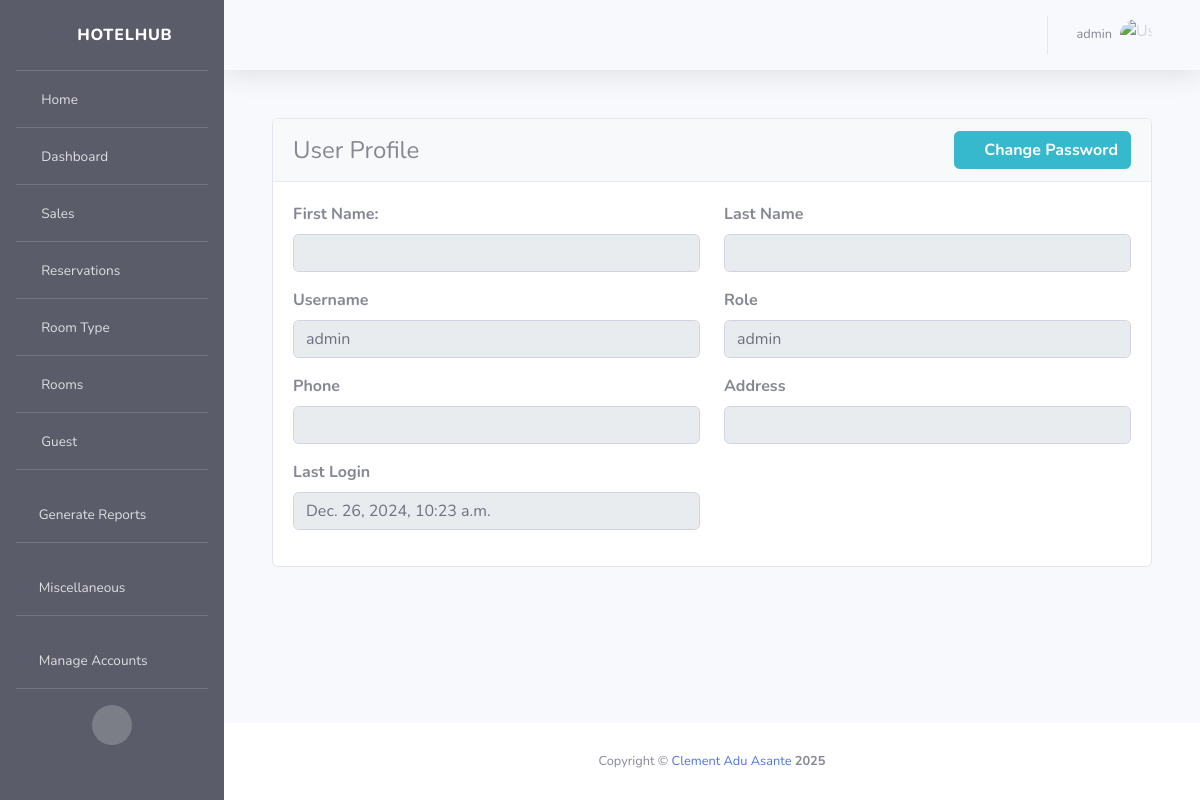
/authentication/user_profile/ (signed in), run on an earlier commit of the app's database.
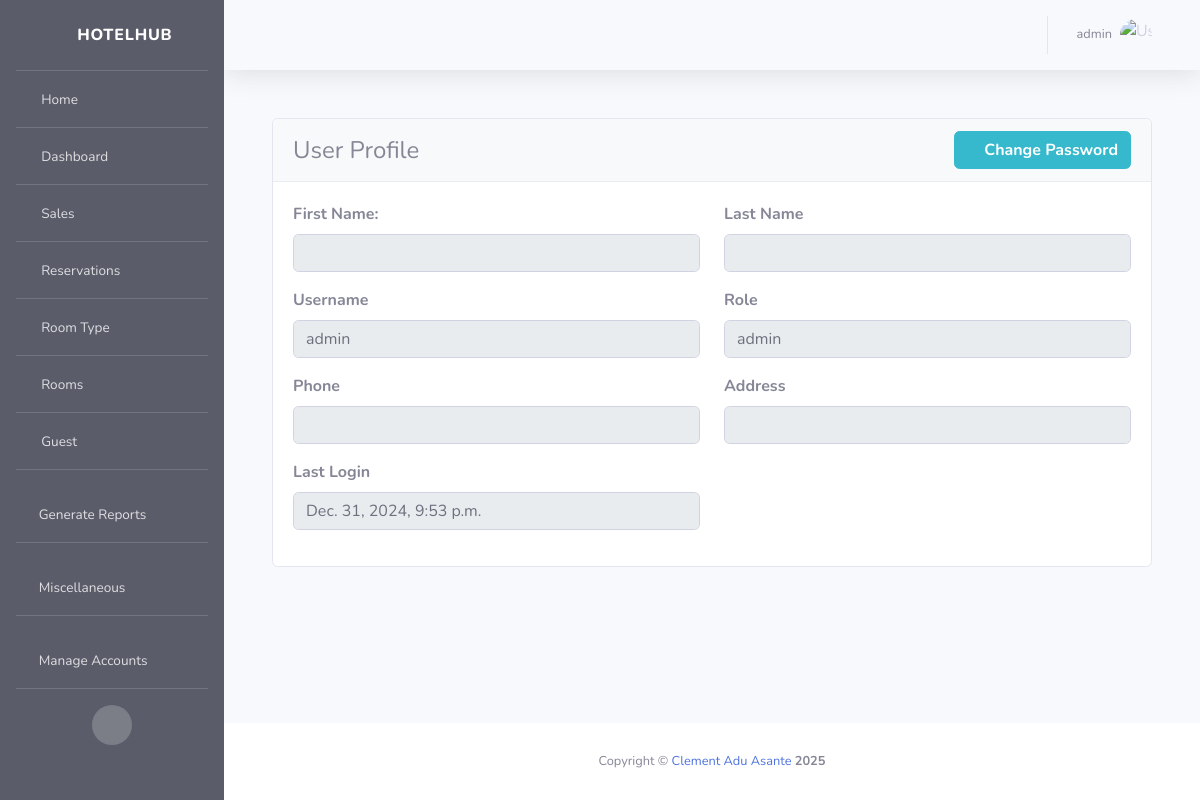
And on a later commit of the database.
### authentication/models.py (models this page shows, shortened)
class Users(AbstractBaseUser, PermissionsMixin):
    ROLE_CHOICES = [
        ('admin', 'Admin'),
        ('receptionist', 'Receptionist'),
        ('manager', 'Manager'),
        ('seller', 'Seller')
    ]
    first_name = models.CharField(max_length=256, blank=False, null=False)
    last_name = models.CharField(max_length=256, blank=False, null=False)
    username = models.CharField(max_length=256, unique=True, blank=False, null=False)
    role = models.CharField(max_length=20, choices=ROLE_CHOICES)
    phone = models.CharField(max_length=30, blank=False, null=False)
    address = models.TextField(max_length=256, blank=False, null=False)
    is_active = models.BooleanField(default=True)
    is_staff = models.BooleanField(default=False)
    last_login = models.DateTimeField(null=True, blank=True)
    objects = CustomUserManager()
    USERNAME_FIELD = 'username'
    REQUIRED_FIELDS = []
    class Meta:
        db_table = 'Users'

### authentication/views.py (the view)
# urls.py: path('user_profile/', user_profile, name='user_profile'),
@login_required
def user_profile(request):
    user = request.user
    if request.method == 'POST':
        form = UserRegistrationForm(request.POST, instance=user)
        if form.is_valid():
            form.save()
            messages.success(request, 'Your profile has been updated successfully!', extra_tags="success")
        else:
            messages.error(request, 'There was an error during the update!', extra_tags="danger")
        return redirect('authentication:user_profile')
    else:
        form = UserRegistrationForm(instance=user)
    context = {
        "active_icon": 'profile',
        "form": form,
        "user": user,
    }
    return render(request, 'user_profile.html', context=context)

### authentication/forms.py
class UserRegistrationForm(BaseFormMixin, UserCreationForm):
    class Meta:
        model = Users
        fields = ['first_name', 'last_name', 'username', 'role', 'phone', 'address', 'password1', 'password2']

### activitylog/activity_logger.py (called while the page is built)
    def __call__(self, request):
        response = self.get_response(request)
        if request.user.is_authenticated:
            action = f"{request.method} {request.path}"
            details = f"User: {request.user.username}, IP: {request.META.get('REMOTE_ADDR')}, User-Agent: {request.META.get('HTTP_USER_AGENT')}"
            ip_address = request.META.get('REMOTE_ADDR')
            mac_address = self.get_mac_address()
            ActivityLog.objects.create(
                user=request.user,
                action=action,
                details=details,
                ip_address=ip_address,
                mac_address=mac_address
            )
        return response

    def get_mac_address(self):
        mac_num = hex(uuid.getnode()).replace('0x', '').upper()
        mac = '-'.join(mac_num[i: i+2] for i in range(0, 11, 2))
        return mac

### authentication/templates/user_profile.html (shortened to what this page needs)
{% extends "base.html" %}
{% load static %}
{% block stylesheets %}
<link href="{% static 'vendor/datatables/dataTables.bootstrap4.min.css' %}" rel="stylesheet">
<link rel="stylesheet" href="{%static 'assets/select2/select2.min.css' %}">
<link rel="stylesheet" href="{%static 'assets/select2-bootstrap4.min.css' %}">
{% endblock stylesheets %}
{% block content %}
<div class="container-fluid">
    <form action="{% url 'authentication:user_profile' %}" class="reservationForm" method="post">
        <div class="card">
            <div class="card-header d-flex justify-content-between align-items-center">
                <h1>User Profile</h1>
                <div class="form-group mb-0">
                    <a href="{% url 'authentication:change_password' %}">
                        <button type="button" class="btn btn-info font-weight-bold">
                            <i class="fas fa-key"></i> Change Password
                        </button>
                    </a>
                </div>
            </div>
            <div class="card-body">
                <div class="row">
                    <div class="col-md-6">
                        <div class="form-group">
                            <label>First Name:</label>
                            <input name="first_name" class="form-control" value="{{ user.first_name }}" readonly>
                        </div>
                        <div class="form-group">
                            <label>Username</label>
                            <input name="username" class="form-control" value="{{ user.username }}" readonly>
                        </div>
                        <div class="form-group">
                            <label>Phone</label>
                            <input name="phone" class="form-control" value="{{ user.phone }}" readonly>
                        </div>
                        <div class="form-group">
                            <label>Last Login</label>
                            <input name="last_login" class="form-control" value="{{ user.last_login }}" readonly>
                        </div>
                    </div>
                    <div class="col-md-6">
                        <div class="form-group">
                            <label>Last Name</label>
                            <input name="last_name" class="form-control" value="{{ user.last_name }}" readonly>
                        </div>
                        <div class="form-group">
                            <label>Role</label>
                            <input name="role" class="form-control" value="{{ user.role }}" readonly>
                        </div>
                        <div class="form-group">
                            <label>Address</label>
                            <input name="address" class="form-control" value="{{ user.address }}" readonly>
                        </div>
                    </div>
                </div>
            </div>
        </div>
    </form>
</div>
{% endblock content %}

### templates/navbar.html (shortened to what this page needs)
{% load static %}
<nav class="navbar navbar-expand navbar-light bg-gradient topbar mb-4 static-top shadow">
    <ul class="navbar-nav ml-auto">
        <li class="nav-item dropdown">
            <a class="nav-link dropdown-toggle" href="#" id="userDropdown" role="button" data-toggle="dropdown" aria-expanded="false">
                <span class="mr-2 d-none d-lg-inline text-gray-600 small">{{ request.user.username }}</span>
                <img class="img-profile rounded-circle" src="{% static 'img/undraw_profile.svg' %}" alt="User Profile">
            </a>
        </li>
    </ul>
</nav>

What changed in the data, as far as the page shows it:
changed Users "admin": last_login "Dec. 26, 2024, 10:23 a.m." → "Dec. 31, 2024, 9:53 p.m."
